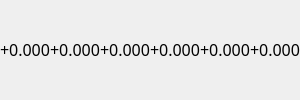
                     <widget class="QWidget" name="frmCoordOffsetsValuesL2" native="true">
                      <property name="sizePolicy">
                       <sizepolicy hsizetype="Expanding" vsizetype="Fixed">
                        <horstretch>0</horstretch>
                        <verstretch>0</verstretch>
                       </sizepolicy>
                      </property>
                      <layout class="QHBoxLayout" name="horizontalLayout_5">
                       <property name="spacing">
                        <number>0</number>
                       </property>
                       <property name="leftMargin">
                        <number>0</number>
                       </property>
                       <property name="topMargin">
                        <number>0</number>
                       </property>
                       <property name="rightMargin">
                        <number>0</number>
                       </property>
                       <property name="bottomMargin">
                        <number>0</number>
                       </property>
                       <item>
                        <widget class="QLabel" name="lblG5xX">
                         <property name="sizePolicy">
                          <sizepolicy hsizetype="Preferred" vsizetype="Fixed">
                           <horstretch>0</horstretch>
                           <verstretch>0</verstretch>
                          </sizepolicy>
                         </property>
                         <property name="font">
                          <font>
                           <family>LED Calculator</family>
                           <pointsize>12</pointsize>
                          </font>
                         </property>
                         <property name="frameShape">
                          <enum>QFrame::NoFrame</enum>
                         </property>
                         <property name="frameShadow">
                          <enum>QFrame::Sunken</enum>
                         </property>
                         <property name="text">
                          <string notr="true">+0.000</string>
                         </property>
                         <property name="alignment">
                          <set>Qt::AlignRight|Qt::AlignTrailing|Qt::AlignVCenter</set>
                         </property>
                        </widget>
                       </item>
                       <item>
                        <widget class="QLabel" name="lblG5xY">
                         <property name="sizePolicy">
                          <sizepolicy hsizetype="Preferred" vsizetype="Fixed">
                           <horstretch>0</horstretch>
                           <verstretch>0</verstretch>
                          </sizepolicy>
                         </property>
                         <property name="font">
                          <font>
                           <family>LED Calculator</family>
                           <pointsize>12</pointsize>
                          </font>
                         </property>
                         <property name="frameShape">
                          <enum>QFrame::NoFrame</enum>
                         </property>
                         <property name="frameShadow">
                          <enum>QFrame::Sunken</enum>
                         </property>
                         <property name="text">
                          <string notr="true">+0.000</string>
                         </property>
                         <property name="alignment">
                          <set>Qt::AlignRight|Qt::AlignTrailing|Qt::AlignVCenter</set>
                         </property>
                        </widget>
                       </item>
                       <item>
                        <widget class="QLabel" name="lblG5xZ">
                         <property name="sizePolicy">
                          <sizepolicy hsizetype="Preferred" vsizetype="Fixed">
                           <horstretch>0</horstretch>
                           <verstretch>0</verstretch>
                          </sizepolicy>
                         </property>
                         <property name="font">
                          <font>
                           <family>LED Calculator</family>
                           <pointsize>12</pointsize>
                          </font>
                         </property>
                         <property name="frameShape">
                          <enum>QFrame::NoFrame</enum>
                         </property>
                         <property name="frameShadow">
                          <enum>QFrame::Sunken</enum>
                         </property>
                         <property name="text">
                          <string notr="true">+0.000</string>
                         </property>
                         <property name="alignment">
                          <set>Qt::AlignRight|Qt::AlignTrailing|Qt::AlignVCenter</set>
                         </property>
                        </widget>
                       </item>
                       <item>
                        <widget class="QLabel" name="lblG5xA">
                         <property name="sizePolicy">
                          <sizepolicy hsizetype="Preferred" vsizetype="Fixed">
                           <horstretch>0</horstretch>
                           <verstretch>0</verstretch>
                          </sizepolicy>
                         </property>
                         <property name="font">
                          <font>
                           <family>LED Calculator</family>
                           <pointsize>12</pointsize>
                          </font>
                         </property>
                         <property name="frameShape">
                          <enum>QFrame::NoFrame</enum>
                         </property>
                         <property name="frameShadow">
                          <enum>QFrame::Sunken</enum>
                         </property>
                         <property name="text">
                          <string notr="true">+0.000</string>
                         </property>
                         <property name="alignment">
                          <set>Qt::AlignRight|Qt::AlignTrailing|Qt::AlignVCenter</set>
                         </property>
                        </widget>
                       </item>
                       <item>
                        <widget class="QLabel" name="lblG5xB">
                         <property name="sizePolicy">
                          <sizepolicy hsizetype="Preferred" vsizetype="Fixed">
                           <horstretch>0</horstretch>
                           <verstretch>0</verstretch>
                          </sizepolicy>
                         </property>
                         <property name="font">
                          <font>
                           <family>LED Calculator</family>
                           <pointsize>12</pointsize>
                          </font>
                         </property>
                         <property name="frameShape">
                          <enum>QFrame::NoFrame</enum>
                         </property>
                         <property name="frameShadow">
                          <enum>QFrame::Sunken</enum>
                         </property>
                         <property name="text">
                          <string notr="true">+0.000</string>
                         </property>
                         <property name="alignment">
                          <set>Qt::AlignRight|Qt::AlignTrailing|Qt::AlignVCenter</set>
                         </property>
                        </widget>
                       </item>
                       <item>
                        <widget class="QLabel" name="lblG5xC">
                         <property name="sizePolicy">
                          <sizepolicy hsizetype="Preferred" vsizetype="Fixed">
                           <horstretch>0</horstretch>
                           <verstretch>0</verstretch>
                          </sizepolicy>
                         </property>
                         <property name="font">
                          <font>
                           <family>LED Calculator</family>
                           <pointsize>12</pointsize>
                          </font>
                         </property>
                         <property name="frameShape">
                          <enum>QFrame::NoFrame</enum>
                         </property>
                         <property name="frameShadow">
                          <enum>QFrame::Sunken</enum>
                         </property>
                         <property name="text">
                          <string notr="true">+0.000</string>
                         </property>
                         <property name="alignment">
                          <set>Qt::AlignRight|Qt::AlignTrailing|Qt::AlignVCenter</set>
                         </property>
                        </widget>
                       </item>
                      </layout>
                     </widget>
